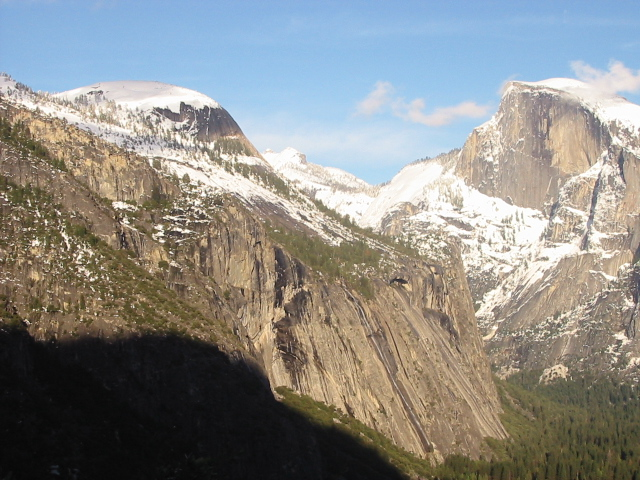
//> input picture Image Processing and Deep Learning/11. Feature Descriptors and Fitting/input1.jpg, 640 x 480 px
$ ./ImageStitching_I1_to_I2   (built with g++ and OpenCV 4, older OpenCV classes emulated)
//> lines starting //> are read from the running program, lines starting //| are printed output that depends on the picture

#include <opencv2\opencv.hpp>
#include <opencv2\opencv.hpp>
#include <opencv2\nonfree\nonfree.hpp>
#include <iostream>
#include <vector>
#include <cmath>

#define RATIO_THR 0.4

using namespace std;
using namespace cv;

double euclidDistance(Mat& vec1, Mat& vec2);
int nearestNeighbor(Mat& vec, vector<KeyPoint>& keypoints, Mat& descriptors);
void findPairs(vector<KeyPoint>& keypoints1, Mat& descriptors1,
	vector<KeyPoint>& keypoints2, Mat& descriptors2,
	vector<Point2f>& srcPoints, vector<Point2f>& dstPoints, bool crossCheck, bool ratio_threshold);
int ratio_thresholding(Mat& vec, vector<KeyPoint>& keypoints, Mat& descriptors);
Mat cal_affine(vector<Point2f>& srcPoints, vector<Point2f>& dstPoints, int number_of_points);
void blend_stitching(const Mat I1, const Mat I2, Mat& I_f, int diff_x, int diff_y, float alpha);

int main() {

	Mat input1 = imread("C:\\input1.jpg", CV_LOAD_IMAGE_COLOR);
//> input1 is the input picture: 480 rows x 640 cols, CV_8UC3; mean B, G, R 135.4, 139.3, 139.5
	Mat input2 = imread("C:\\input2.jpg", CV_LOAD_IMAGE_COLOR);
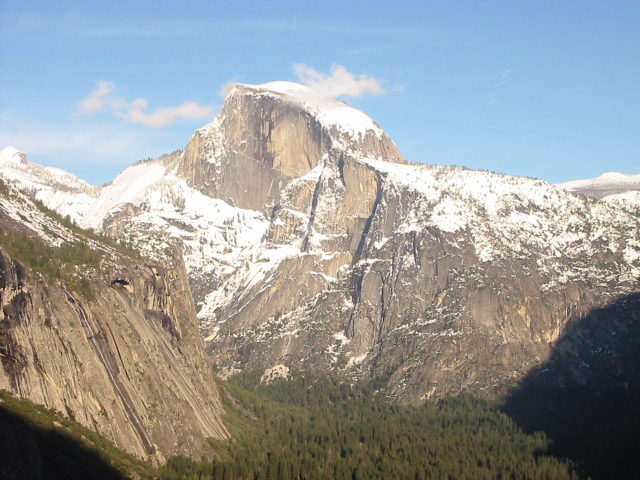
//> input picture Image Processing and Deep Learning/11. Feature Descriptors and Fitting/input2.jpg, 640 x 480 px
//> input2 is the input picture: 480 rows x 640 cols, CV_8UC3; mean B, G, R 155.6, 155.5, 151.7
	//TEMPORARY IMAGE TO CHECK MATCHED PAIRS
	Mat input1_1 = imread("C:\\input1.jpg", CV_LOAD_IMAGE_COLOR);
	Mat input2_1 = imread("C:\\input2.jpg", CV_LOAD_IMAGE_COLOR);
	Mat input1_gray, input2_gray;

	if (!input1.data || !input2.data)
	{
		std::cout << "Could not open" << std::endl;
		return -1;
	}

	cvtColor(input1, input1_gray, CV_RGB2GRAY);
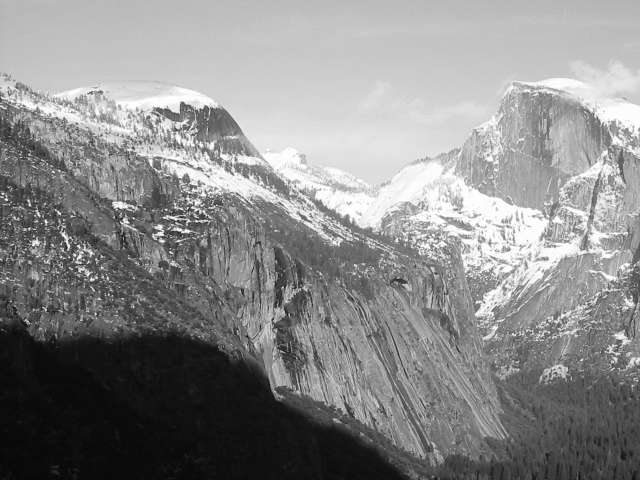
//> input1_gray: 480 rows x 640 cols, CV_8UC1; min 6, max 255, mean 138.2
	cvtColor(input2, input2_gray, CV_RGB2GRAY);
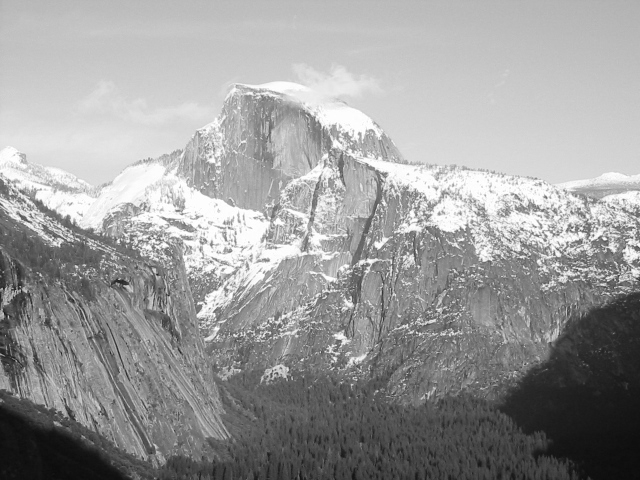
//> input2_gray: 480 rows x 640 cols, CV_8UC1; min 11, max 255, mean 155.1
	input1.convertTo(input1, CV_32FC3, 1.0 / 255);
//> input1: 480 rows x 640 cols, CV_32FC3
	input2.convertTo(input2, CV_32FC3, 1.0 / 255);
//> input2: 480 rows x 640 cols, CV_32FC3

	// 1. FEATURE MATCHING 1) RUN SIFT DESCRIPTOR FOR TWO IMAGES
	FeatureDetector* detector = new SiftFeatureDetector(
		0,      // nFeatures
		4,      // nOctaveLayers
		0.04,   // contrastThreshold
		10,      // edgeThreshold
		1.6      // sigma
	);

	DescriptorExtractor* extractor = new SiftDescriptorExtractor();

	Size size = input2.size();
//> size = Size(640, 480)
	Size sz = Size(size.width + input1_gray.size().width, max(size.height, input1_gray.size().height));
//> sz = Size(1280, 480)
	Mat matchingImage = Mat::zeros(sz, CV_8UC3);

	input2_1.copyTo(matchingImage(Rect(size.width, 0, input1_gray.size().width, input1_gray.size().height)));
	input1_1.copyTo(matchingImage(Rect(0, 0, size.width, size.height)));
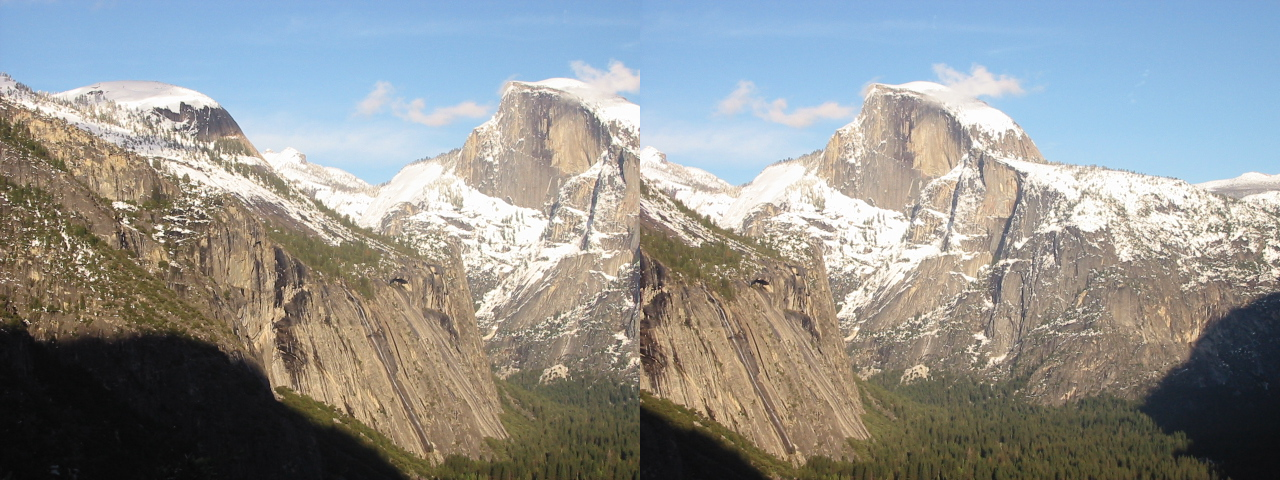
//> matchingImage: 480 rows x 1280 cols, CV_8UC3; mean B, G, R 145.5, 147.4, 145.6

	vector<KeyPoint> keypoints1;
	Mat descriptors1;
	detector->detect(input1_gray, keypoints1);
//> keypoints1 = 2866 keypoints; strongest (x, y, size): (6, 199, 1.9), (78, 246, 2.1), (74, 255, 2), (46, 222, 2.3)
	extractor->compute(input1_gray, keypoints1, descriptors1);
	printf("input1 : %d keypoints are found.\n", (int)keypoints1.size());
//| input1 : 2866 keypoints are found.

	vector<KeyPoint> keypoints2;
	Mat descriptors2;
	detector->detect(input2_gray, keypoints2);
//> keypoints2 = 2623 keypoints; strongest (x, y, size): (604, 239, 2.3), (545, 197, 2.3), (573, 230, 1.9), (118, 241, 2.3)
	extractor->compute(input2_gray, keypoints2, descriptors2);

	printf("input2 : %zd keypoints are found.\n", keypoints2.size());
//| input2 : 2623 keypoints are found.
	printf("input1 : %zd keypoints %d %d descriptors.\n", keypoints1.size(), descriptors1.size().height, descriptors1.size().width);
//| input1 : 2866 keypoints 2866 128 descriptors.
	printf("input2 : %zd keypoints %d %d descriptors.\n", keypoints2.size(), descriptors2.size().height, descriptors2.size().width);
//| input2 : 2623 keypoints 2623 128 descriptors.


	// 1. FEATURE MATCHING 2) PERFORM THE FEATURE MATCHING USING NN, 3) USE BOTH CROSS-CHECKING AND RATIO-BASED THRESHOLDING
	vector<Point2f> srcPoints;
	vector<Point2f> dstPoints;
	bool crossCheck = true;
	bool ratio_threshold = true;
	findPairs(keypoints1, descriptors1, keypoints2, descriptors2, srcPoints, dstPoints, crossCheck, ratio_threshold);
//> the loop in findPairs, `for (int i = 0; i < descriptors1.rows; i++)` made 2866 passes
//> after the loop in findPairs, `for (int i = 0; i < descriptors1.rows; i++)`: num = 811; srcPoints = 811 Points (x, y), first 12: [288.4, 199.2], [289.4, 348.9], [289.4, 324.8], [289.9, 218.1], [291.1, 278.2], [293.7, 196.7], [293.7, 381.9], [294.5, 348.1], [295, 181.6], [295.5, 260.4], [296.3, 340.6], [296.5, 160.2]; dstPoints = 811 Points (x, y), first 12: [7.91, 199], [8.48, 351.4], [8.43, 327.1], [9.07, 217.9], [10.34, 279.4], [13.13, 196.6], [13.1, 385.2], [14.07, 350.8], [14.93, 181.2], [14.46, 261], [15.92, 343.2], [16.54, 159.6]
//| All nums: 811
	//findPairs(keypoints2, descriptors2, keypoints1, descriptors1, srcPoints, dstPoints, crossCheck, ratio_threshold);
	printf("%zd keypoints are matched.\n", srcPoints.size());
//| 811 keypoints are matched.

	// 2. AFFINE TRANFORM ESTIMATION
	Mat A12 = cal_affine(dstPoints, srcPoints, srcPoints.size());
//> in cal_affine, `Mat M(2 * number_of_points, 6, CV_32F, Scalar(0));`: M = 1622 rows, first 6: [0, 0, 0, 0, 0, 0], [0, 0, 0, 0, 0, 0], [0, 0, 0, 0, 0, 0], [0, 0, 0, 0, 0, 0], [0, 0, 0, 0, 0, 0], [0, 0, 0, 0, 0, 0]
//> in cal_affine, `Mat b(2 * number_of_points, 1, CV_32F);`: b = 1622 values from 0 to 0
//> the loop in cal_affine, `for (int i = 0; i < number_of_points; i++)` made 811 passes
//> (pt1, pt2) on passes 1 to 3: (Point(7.91, 199), Point(288.4, 199.2)), (Point(8.48, 351.4), Point(289.4, 348.9)), (Point(8.43, 327.2), Point(289.4, 324.8))
	Mat A21 = cal_affine(srcPoints, dstPoints, dstPoints.size());

	// 3. PERFORM IMAGE STITCHING (SAME CODE OF LAB 02)
	const float I1_row = input1.rows;
	const float I1_col = input1.cols;
	const float I2_row = input2.rows;
	const float I2_col = input2.cols;
	Point2f p1(A21.at<float>(0) * 0 + A21.at<float>(1) * 0 + A21.at<float>(2),
		A21.at<float>(3) * 0 + A21.at<float>(4) * 0 + A21.at<float>(5));

	Point2f p2(A21.at<float>(0) * 0 + A21.at<float>(1) * I2_col + A21.at<float>(2),
		A21.at<float>(3) * 0 + A21.at<float>(4) * I2_col + A21.at<float>(5));

	Point2f p3(A21.at<float>(0) * I2_row + A21.at<float>(1) * 0 + A21.at<float>(2),
		A21.at<float>(3) * I2_row + A21.at<float>(4) * 0 + A21.at<float>(5));

	Point2f p4(A21.at<float>(0) * I2_row + A21.at<float>(1) * I2_col + A21.at<float>(2),
		A21.at<float>(3) * I2_row + A21.at<float>(4) * I2_col + A21.at<float>(5));

	Point2f p1_(A12.at<float>(0) * 0 + A12.at<float>(1) * 0 + A12.at<float>(2),
		A12.at<float>(3) * 0 + A12.at<float>(4) * 0 + A12.at<float>(5));

	Point2f p2_(A12.at<float>(0) * 0 + A12.at<float>(1) * I1_col + A12.at<float>(2),
		A12.at<float>(3) * 0 + A12.at<float>(4) * I1_col + A12.at<float>(5));

	Point2f p3_(A12.at<float>(0) * I1_row + A12.at<float>(1) * 0 + A12.at<float>(2),
		A12.at<float>(3) * I1_row + A12.at<float>(4) * 0 + A12.at<float>(5));

	Point2f p4_(A12.at<float>(0) * I1_row + A12.at<float>(1) * I1_col + A12.at<float>(2),
		A12.at<float>(3) * I1_row + A12.at<float>(4) * I1_col + A12.at<float>(5));

	int bound_u = (int)round(min(0.0f, min(p1.x, p2.x)));
	int bound_b = (int)round(std::max(I1_row, std::max(p3.x, p4.x)));
	int bound_l = (int)round(min(0.0f, min(p1.y, p3.y)));
	int bound_r = (int)round(std::max(I1_col, std::max(p2.y, p4.y)));
	int bound_u_ = (int)round(min(0.0f, min(p1_.x, p2_.x)));
	int bound_b_ = (int)round(std::max(I2_row, std::max(p3_.x, p4_.x)));
	int bound_l_ = (int)round(min(0.0f, min(p1_.y, p3_.y)));
	int bound_r_ = (int)round(std::max(I2_col, std::max(p2_.y, p4_.y)));
	int diff_x = abs(bound_u);
	int diff_y = abs(bound_l);
	int diff_x_ = abs(bound_u_);
	int diff_y_ = abs(bound_l_);

	Mat I_f(bound_b - bound_u + 1, bound_r - bound_l + 1, CV_32FC3, Scalar(0));
//> I_f: 483 rows x 920 cols, CV_32FC3; every value is 0
	for (int i = -diff_x_; i < I_f.rows - diff_x_; i++) {
		for (int j = -diff_y_; j < I_f.cols - diff_y_; j++) {
			float x = A12.at<float>(0) * i + A12.at<float>(1) * j + A12.at<float>(2) + diff_x_;
			float y = A12.at<float>(3) * i + A12.at<float>(4) * j + A12.at<float>(5) + diff_y_;

			float y1 = floor(y);
			float y2 = ceil(y);
			float x1 = floor(x);
			float x2 = ceil(x);

			float mu = y - y1;
			float lambda = x - x1;
			if (x1 >= 0 && x2 < I2_row && y1 >= 0 && y2 < I2_col) {

				Vec3f p1 = input2.at<Vec3f>(x1, y2) * mu + input2.at<Vec3f>(x1, y1) * (1 - mu);
				Vec3f p2 = input2.at<Vec3f>(x2, y2) * mu + input2.at<Vec3f>(x2, y1) * (1 - mu);

				I_f.at<Vec3f>(i + diff_x_, j + diff_y_) = p2 * lambda + p1 * (1 - lambda);

			}
		}
	}
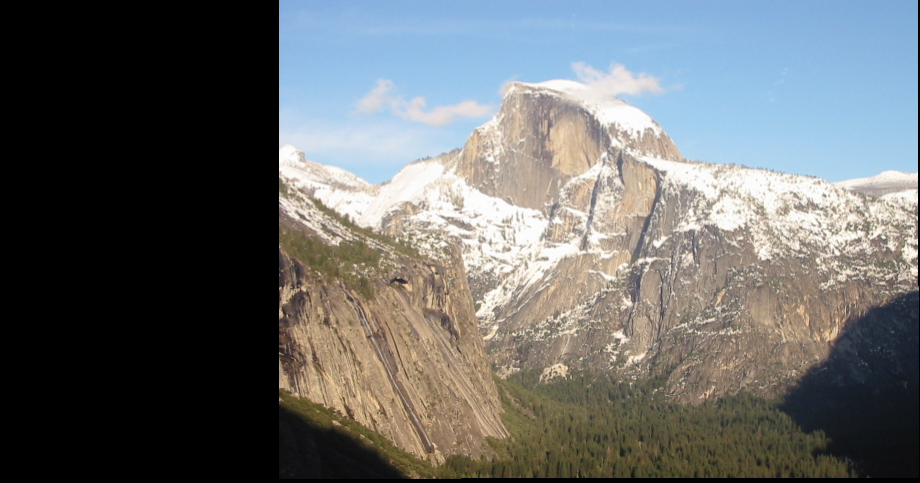
//> I_f: 483 rows x 920 cols, CV_32FC3; mean B, G, R 0.42, 0.42, 0.41

	blend_stitching(input1, input2, I_f, diff_x, diff_y, 0.5);
//> after the loop in blend_stitching, `for (int i = 0; i < row; i++)`:
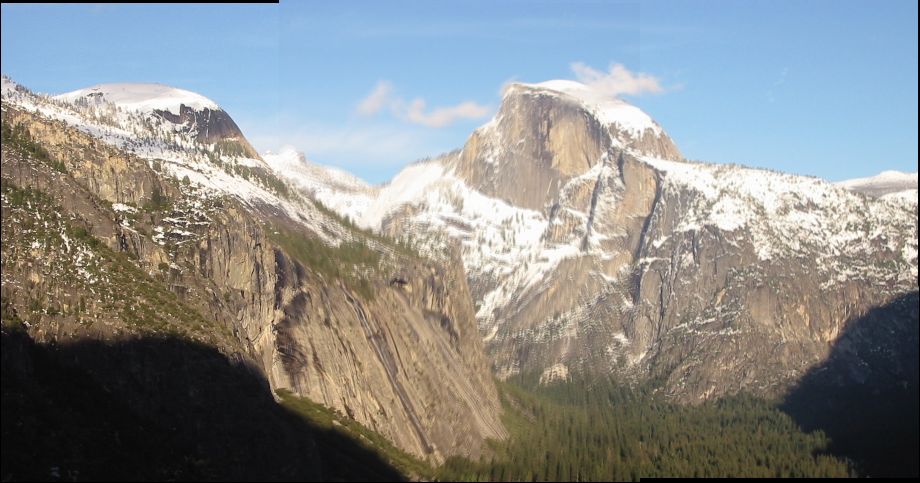
//> I_f: 483 rows x 920 cols, CV_32FC3; mean B, G, R 0.548, 0.551, 0.541

	namedWindow("result");
	imshow("result", I_f);

	// CHECK MATCHED PAIRS
	for (int i = 0; i < (int)srcPoints.size(); ++i) {
		Point2f pt1 = srcPoints[i];
		Point2f pt2 = dstPoints[i];
		Point2f from = pt1;
		Point2f to = Point(size.width + pt2.x, pt2.y);
		line(matchingImage, from, to, Scalar(0, 0, 255));
	}
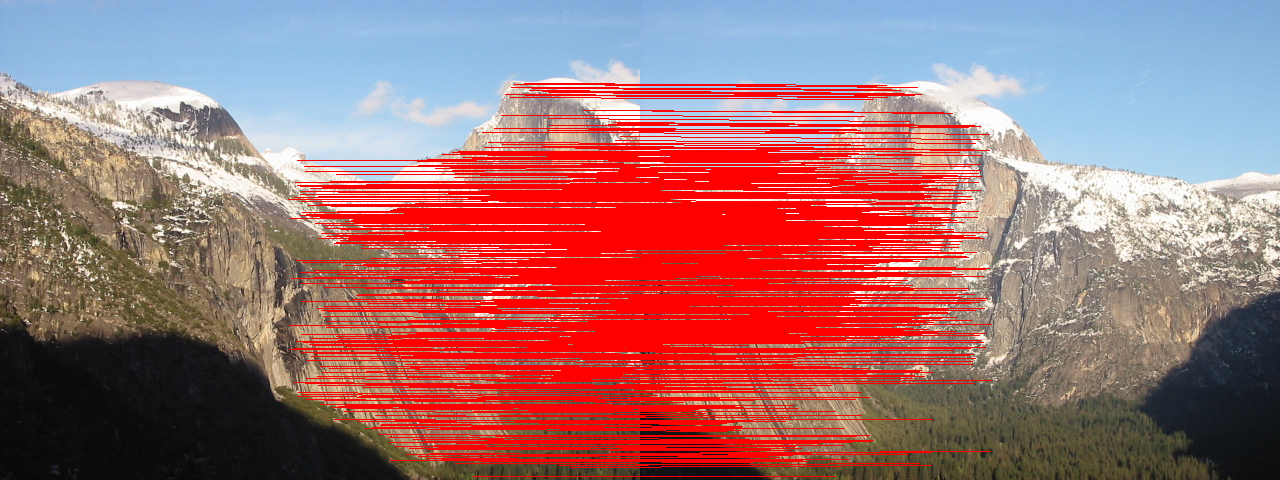
//> matchingImage: 480 rows x 1280 cols, CV_8UC3; mean B, G, R 112.9, 111.2, 164

	// Display mathing image
	namedWindow("Matching");
	imshow("Matching", matchingImage);


	waitKey(0);
	return 0;
}

//FINDPAIRS
double euclidDistance(Mat& vec1, Mat& vec2) {
	double sum = 0.0;
	int dim = vec1.cols;
	for (int i = 0; i < dim; i++) {
		sum += (vec1.at<float>(0, i) - vec2.at<float>(0, i)) * (vec1.at<float>(0, i) - vec2.at<float>(0, i));
	}
	return sqrt(sum);
}

//FINDPAIRS
int nearestNeighbor(Mat& vec, vector<KeyPoint>& keypoints, Mat& descriptors) {
	int neighbor = -1;
	double minDist = 1e6;
	Mat v = descriptors.row(0);      // each row of descriptor
	double min = euclidDistance(vec, v); //compare with descriptor row 0
	for (int i = 1; i < descriptors.rows; i++) {
		v = descriptors.row(i);      // each row of descriptor
		double dist = euclidDistance(vec, v); //compare with descriptor with other row
		if (dist < min) {
			min = dist;
			neighbor = i;
		}
	}

	return neighbor;
}

//FINDPAIRS
int ratio_thresholding(Mat& vec, vector<KeyPoint>& keypoints, Mat& descriptors) {
	double minDist = 1e6;
	double temp;
	Mat v = descriptors.row(0);
	double min = euclidDistance(vec, v);
	v = descriptors.row(1);
	double second = euclidDistance(vec, v);

	if (min > second) {
		temp = second;
		second = min;
		min = temp;
	}
	for (int i = 2; i < descriptors.rows; i++) {
		Mat v = descriptors.row(i);
		double dist = euclidDistance(vec, v);
		if (min > dist) {
			temp = min;
			min = dist;
			second = temp;
		}
		else if (second > dist) {
			second = dist;
		}
	}
	if (min / second < RATIO_THR) {
		return 0;
	}

	return 1;
}


void findPairs(vector<KeyPoint>& keypoints1, Mat& descriptors1,
	vector<KeyPoint>& keypoints2, Mat& descriptors2,
	vector<Point2f>& srcPoints, vector<Point2f>& dstPoints, bool crossCheck, bool ratio_threshold) {
	int num = 0;
	for (int i = 0; i < descriptors1.rows; i++) {
		KeyPoint pt1 = keypoints1[i];

		Mat desc1 = descriptors1.row(i);
		int nn = nearestNeighbor(desc1, keypoints2, descriptors2);

		if (crossCheck && nn != -1) {
			Mat desc2 = descriptors2.row(nn);
			int check = nearestNeighbor(desc2, keypoints2, descriptors1);
			if (i != check) {
				nn = -1;
			}
		}

		if (ratio_threshold && nn != -1) {
			if (ratio_thresholding(desc1, keypoints2, descriptors2) == 1) {
				nn = -1;
			}
		}

		if (nn != -1) {
			num += 1;
			KeyPoint pt2 = keypoints2[nn];
			srcPoints.push_back(pt1.pt);
			dstPoints.push_back(pt2.pt);
		}
	}

	printf("All nums: %d\n", num);
}


Mat cal_affine(vector<Point2f>& srcPoints, vector<Point2f>& dstPoints, int number_of_points) {

	Mat M(2 * number_of_points, 6, CV_32F, Scalar(0));
	Mat b(2 * number_of_points, 1, CV_32F);

	Mat M_trans, temp, affineM;

	for (int i = 0; i < number_of_points; i++) {
		Point2f pt1 = srcPoints[i];
		Point2f pt2 = dstPoints[i];

		M.at<float>((2 * i), 0) = pt2.y;
		M.at<float>((2 * i), 1) = pt2.x;
		M.at<float>((2 * i), 2) = 1;

		M.at<float>((2 * i + 1), 3) = pt2.y;
		M.at<float>((2 * i + 1), 4) = pt2.x;
		M.at<float>((2 * i + 1), 5) = 1;

		b.at<float>((2 * i), 0) = pt1.y;
		b.at<float>((2 * i + 1), 0) = pt1.x;
	}
	// (M^T * M)^(−1) * M^T * b ( * : Matrix multiplication)
	M_trans = M.t();
	temp = M_trans * M;
	temp = temp.inv();
	temp = temp * M_trans;
	affineM = temp * b;
	return affineM;
}

void blend_stitching(const Mat I1, const Mat I2, Mat& I_f, int diff_x, int diff_y, float alpha) {

	int bound_x = I1.rows + diff_x;
	int bound_y = I1.cols + diff_y;

	int col = I_f.cols;
	int row = I_f.rows;

	for (int i = 0; i < row; i++) {
		for (int j = 0; j < col; j++) {
			bool cond1 = (i < bound_x&& i > diff_x) && (j < bound_y&& j > diff_y) ? true : false;
			bool cond2 = I_f.at<Vec3f>(i, j) != Vec3f(0, 0, 0) ? true : false;

			// I2 is already in I_f by inverse warping
			// So, It is not necessary to check that only I2 is valid
			// if both are valid
			if (cond1 && cond2) {
				I_f.at<Vec3f>(i, j) = alpha * I1.at<Vec3f>(i - diff_x, j - diff_y) + (1 - alpha) * I_f.at<Vec3f>(i, j);
			}
			// only I1 is valid
			else if (cond1) {
				I_f.at<Vec3f>(i, j) = I1.at<Vec3f>(i - diff_x, j - diff_y);
			}
		}
	}
}
